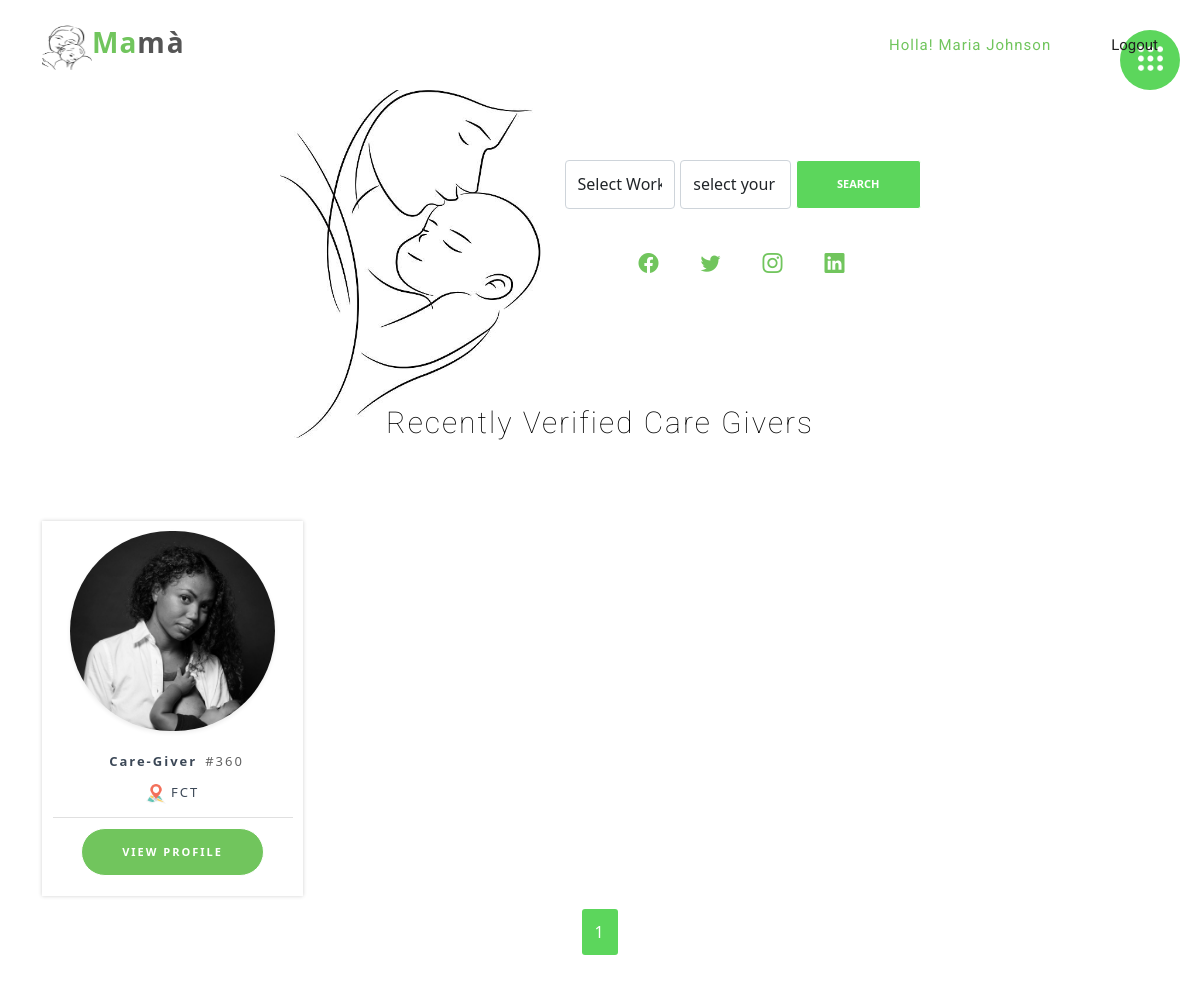
The page /home (signed in) on the database as committed earlier.
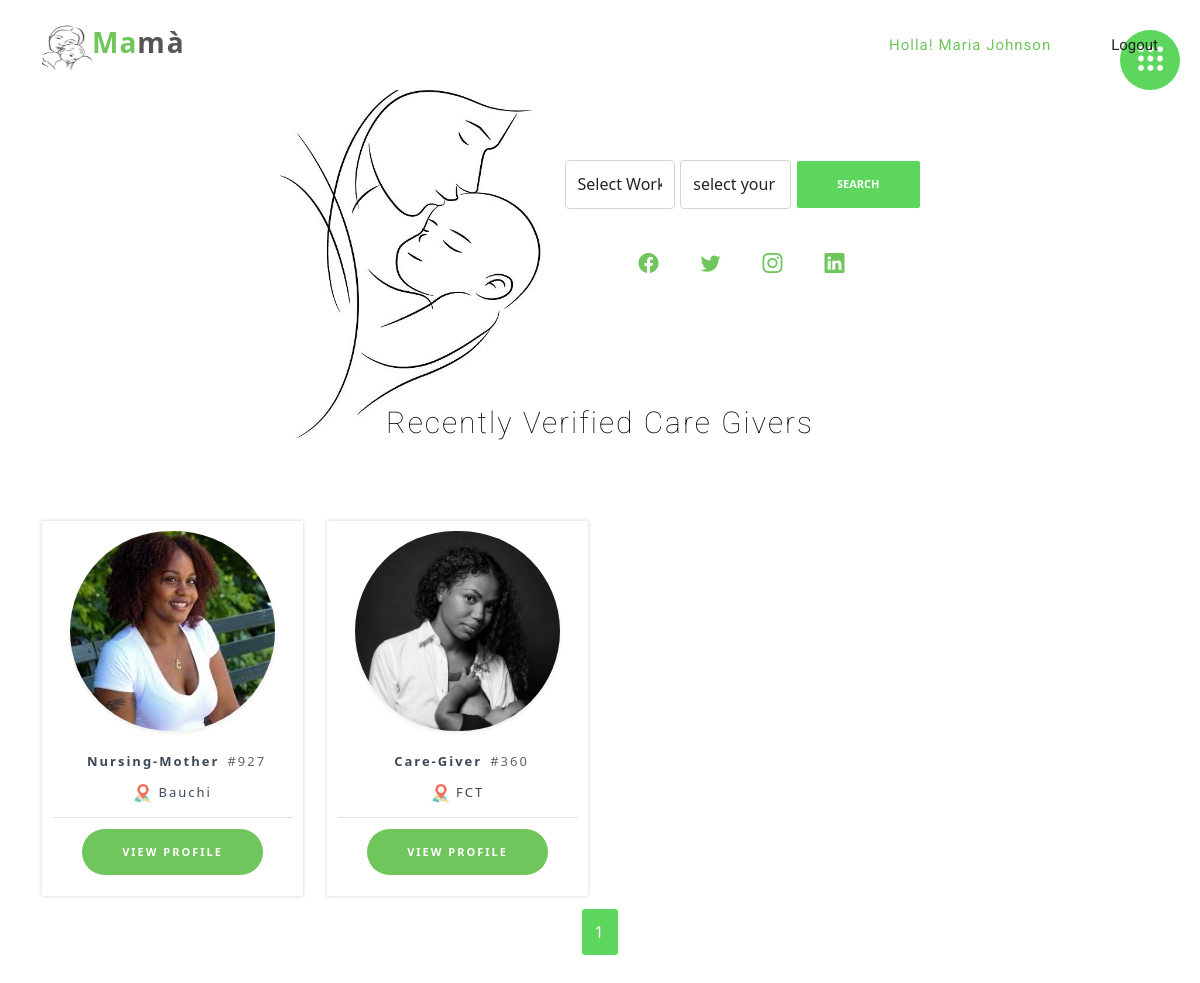
The same page on the database as committed later.
### nne/models.py (models this page shows, shortened)
class User(db.Model, UserMixin):
    id = db.Column(db.Integer, primary_key=True)
    name = db.Column(db.String(255), nullable=False)
    email = db.Column(db.String(255), unique=True, nullable=False)
    password = db.Column(db.String(255), nullable=False)
    phone = db.Column(db.String(255), unique=True, nullable=False)
    role = db.Column(db.String(255), nullable=False)
    gender = db.Column(db.String(255), nullable=False)
    terms = db.Column(db.String(255), nullable=False)
    created_at = db.Column(db.DateTime(), default=datetime.utcnow)
    date_of_birth =db.Column(db.String(255), nullable=True)
    state_of_origin = db.Column(db.String(255), nullable=True)
    address = db.Column(db.String(255), nullable=True)
    image = db.Column(db.String(255), nullable=True, default='default.jpg')
    id_card = db.Column(db.String(255), nullable=True)
    pro_status = db.Column(db.String(255), nullable=True, default= 0)
    active = db.Column(db.Boolean())
    confirmed_at = db.Column(db.DateTime())

class Workers(db.Model, UserMixin):
    id = db.Column(db.Integer, primary_key=True)
    worker_id = db.Column(db.String(255), nullable=False)
    name = db.Column(db.String(255), nullable=False)
    email = db.Column(db.String(255), unique=True, nullable=False)
    phone = db.Column(db.String(255), unique=True, nullable=False)
    role = db.Column(db.String(255), nullable=False)
    gender = db.Column(db.String(255), nullable=False)
    terms = db.Column(db.String(255), nullable=True)
    date_of_birth =db.Column(db.String(255), nullable=True)
    state_of_origin = db.Column(db.String(255), nullable=True)
    address = db.Column(db.String(255), nullable=True)
    about = db.Column(db.String(255), nullable=True)
    id_card = db.Column(db.String(255), nullable=True)
    marrital_status = db.Column(db.String(255), nullable=True)
    children = db.Column(db.String(255), nullable=True)
    education = db.Column(db.String(255), nullable=True)
    religion = db.Column(db.String(255), nullable=True)
    languages = db.Column(db.String(255), nullable=True)
    location = db.Column(db.String(255), nullable=True)
    hobbies = db.Column(db.String(255), nullable=True)
    number_of_jobs = db.Column(db.String(255), nullable=True)
    stars = db.Column(db.String(255), nullable=True)
    image = db.Column(db.String(255), nullable=True, default='default.jpg')
    completed_at = db.Column(db.DateTime(), default=datetime.utcnow)
    status = db.Column(db.String(255), nullable=True, default= 0)
    active = db.Column(db.Boolean())
    confirmed_at = db.Column(db.DateTime())

### nne/routes.py (the view)
@app.route('/home', methods=['GET', 'POST'])
@login_required
def home():
  form = SearchForm()
  if form.validate_on_submit():
    page = request.args.get('page', 1, type=int)
    givers= Workers.query.filter_by(role= form.role.data, location= form.location.data).order_by(Workers.completed_at.desc()).paginate(page = page,  per_page=3)
    if givers:
      return render_template('/home.html', title='Search', givers = givers, form=form)
    else:
      return 'No recent found'
  else:
    page = request.args.get('page', 1, type=int)
    workers = Workers.query.order_by(Workers.completed_at.desc()).paginate(page = page,  per_page=3)
    return render_template('/home.html', title='home', workers = workers, form=form)

### nne/models.py (called while the page is built)
@login_manager.user_loader
def load_user(user_id):
  return User.query.filter_by(id=user_id).first()

### nne/templates/home.html (shortened to what this page needs)
{% extends 'layout/home_nav.html'%}
    {% block content %}
       <section id="about-us" class="about-us padd-section">
      <div class="container" data-aos="fade-up">
        <div class="row justify-content-center" >
          <div class="col-md-5 col-lg-3"  >
            <img src="/static/assets/img/new/kiss.jfif" alt="About" data-aos="zoom-in" data-aos-delay="100">
          </div>
                <div class=" col-sm-8 col-md-6 col-lg-4 mt-9" style="margin-top:10vh">
                  <form class="d-flex" method="POST" action="{{url_for('home')}}">
                              {% if form.role.errors %}
                              {{ form.role(class="form-control is-invalid") }}
                                <ul class="errors">
                                  {% for error in form.role.errors %}
                                    <li>{{ error }}</li>
                                  {% endfor %}
                                </ul>
                                {% else %}
                                 {{ form.role(class="form-control", style="margin-right:5px") }}
                      {% endif %}
                              {% if form.location.errors %}
                              {{ form.location(class="form-control is-invalid") }}
                                <ul class="errors">
                                  {% for error in form.location.errors %}
                                    <li>{{ error }}</li>
                                  {% endfor %}
                                </ul>
                                {% else %}
                                 {{ form.location(class="form-control", style="margin-right:5px") }}
                      {% endif %}
                   {{ form.submit( class="btn btn-default", style="background-color:#5cd65c; border-radius:3px; align-self: center; align-items: center;") }}
                  </form>
                    <ul class="list-unstyled" style="display: flex; justify-content:center;margin-top:20px;margin-bottom: 20px">
                      <li style=" margin:20px;font-size:  20px "><a href="#"><i class="bi bi-facebook"></i></a></li>
                      <li style=" margin:20px;font-size:  20px "><a href="#"><i class="bi bi-twitter"></i></a></li>
                      <li style=" margin:20px;font-size:  20px "><a href="#"><i class="bi bi-instagram"></i></a></li>
                      <li style=" margin:20px;font-size:  20px "><a href="#"><i class="bi bi-linkedin"></i></a></li>
                    </ul>
                </div>
        </div>
          </div>
    </section>
    <section id="pricing" class="padd-section text-center" style="margin-top: -18vh">
    {% if givers %}
  <div class="container" data-aos="fade-up" style="margin-top: -30px">
        <div class="section-title text-center" style="margin-top: -80px">
          <h2 style="font-size: 30px">Search Result</h2>
        </div>
        <div class="row" data-aos="fade-up" data-aos-delay="100" >
         {% if givers.query.count() > 0 %}
                {% for giver in givers.items %}
        <div class="col-md-6 col-lg-3" >
            <div class="block-pricing">
              <div class="table" style="padding: 0px; padding-top: 10px;">
             <img src="{{url_for('static', filename='user_uploads/' + giver.image)}}" class="border-1 shadow-sm" style="width:205px; height:200px;margin:0px;border-radius: 100px; object-fit: cover;object-position: 100% 0%;" alt="About" >
                <ul class="list-unstyled">
                  <li><b>{{giver.role}}</b>#{{giver.worker_id}}
                  <h6> {% for n in range(giver.stars|int) %}
                          <span class="review-star {% if n <= 3 %} review-star-active{% endif %}", style="color:#5cd65c;">★</span>
                        {% endfor %}</h6>
                        </li>
                  </ul>
                <div class="table_btn">
                  <a href="{{url_for('detail', care_id = giver.id)}}" class="btn" style="margin-bottom: 20px"></i> View Profile</a>
                </div>
              </div>
            </div>
          </div >
                {% endfor %}
        </div>
        <br>
   {% for page_num in givers.iter_pages(left_edge=1, right_edge=1, left_current=1, right_current=2) %}
                      {% if page_num %}
                           {% if givers.page == page_num %}
                            <a style="background-color: #5cd65c; color:#ffffff; padding: 12px; border-radius:3px; margin-top:0px" href="{{url_for('home', page= page_num )}}">{{page_num}}</a>
                            {% else %}
                            <a style="border:1px solid #5cd65c; padding: 12px; border-radius:3px; margin-top:0px" href="{{url_for('home', page= page_num )}}">{{page_num}}</a>
                            {% endif %}
                          {% else %}
                        ...
                      {% endif %}
                  {% endfor %}
               {% else %}
                     <center><img src="/static/assets_two/images/new/loupe.png" style="object-fit:contain"  alt="no result">
                     <div class="col-md-6 col-lg-3", style="padding: 10px; ">
                 <h4 style="font-size: 14px; text-transform: initial;color:#5cd65c;font-weight: 300">Sorry there seem to be no available caregiver in this location. Kindly try the next closest location</h4></div>
                     </center>
                    {% endif %}
      </div>
        {% else %}
      <div class="container" data-aos="fade-up">
        <div class="section-title text-center">
          <h2 style="font-size: 30px">Recently Verified Care givers</h2>
        </div>
        <div class="row" data-aos="fade-up" data-aos-delay="100">
                {% for worker in workers.items %}
        <div class="col-md-6 col-lg-3">
            <div class="block-pricing">
              <div class="table" style="padding: 0px; padding-top: 10px">
             <img src="{{url_for('static', filename='user_uploads/' + worker.image)}}" class="border-1 shadow-sm" style="width:205px; height:200px;margin:0px;border-radius: 100px; object-fit: cover;object-position: 100% 0%;" alt="About" >
                <ul class="list-unstyled" >
                  <li style="padding:5px"><b>{{worker.role}}</b>#{{worker.worker_id}}
                    <h6 style="font-size:10px"><img src="/static/assets/img/new/locc.png" style="width: 20px; height:20px"><b style="font-size: 13px; font-weight: 400; "> {{worker.location}}</b> </h6>
                  </li>
                </ul>
                <div class="table_btn">
                  <a href="{{url_for('detail', care_id = worker.id)}}" class="btn" style="margin-bottom: 20px"></i> View Profile</a>
                </div>
              </div>
            </div>
          </div >
                {% endfor %}
        </div>
         <br>
        {% for page_num in workers.iter_pages(left_edge=1, right_edge=1, left_current=1, right_current=2) %}
                      {% if page_num %}
                           {% if workers.page == page_num %}
                            <a style="background-color: #5cd65c; color:#ffffff; padding: 12px; border-radius:3px; margin-top:0px" href="{{url_for('home', page= page_num )}}">{{page_num}}</a>
                            {% else %}
                            <a style="border:1px solid #5cd65c; padding: 12px; border-radius:3px; margin-top:0px" href="{{url_for('home', page= page_num )}}">{{page_num}}</a>
                            {% endif %}
                          {% else %}
                        ...
                      {% endif %}
                  {% endfor %}
      </div>
      {% endif %}
    </section>
    {% endblock %}

### nne/templates/layout/home_nav.html (shortened to what this page needs)
<!DOCTYPE html>
<html lang="en">
<head>
  <link href="{{url_for('static',  filename='/assets/vendor/aos/aos.css')}}" rel="stylesheet">
  <link href="{{url_for('static',  filename='/assets/vendor/bootstrap/css/bootstrap.min.css')}}" rel="stylesheet">
  <link href="{{url_for('static',  filename='/assets/vendor/bootstrap-icons/bootstrap-icons.css')}}" rel="stylesheet">
  <link href="{{url_for('static',  filename='/assets/vendor/glightbox/css/glightbox.min.css')}}" rel="stylesheet">
  <link href="{{url_for('static',  filename='/assets/vendor/swiper/swiper-bundle.min.css')}}" rel="stylesheet">
  <link href="{{url_for ( 'static', filename ='/assets/css/style.css')}}" rel="stylesheet">
</head>
<body>
  <header id="header" class="header fixed-top d-flex align-items-center">
    <div class="container d-flex align-items-center justify-content-between">
      <div id="logo">
        <h1><a href="/"><span> <img src="/static/assets/img/new/ok.jfif" style="width:50px;height:50px" >Ma</span>mà</a>  </h1>
      </div>
 {%  if current_user.role == 'User' %}
  <div style="position: absolute;right:20px; top:30px;border-radius: 100%; text-align: center;justify-content: center;padding: 15px; width:60px; height: 60px; background-color:#5cd65c;align-items: right; color:white"><a  href="{{ url_for('recent') }}"><img src="/static/assets/img/new/dots-menu.png" style="width:25px;height:25px" ></a></div>
    {% else %}
   <div style="position: absolute;right:20px; top:30px;border-radius: 100%; text-align: center;justify-content: center;padding: 15px; width:60px; height: 60px; background-color:#5cd65c;align-items: right; color:white"><a href="{{ url_for('acco') }}"><img src="/static/assets/img/new/dots-menu.png" style="width:25px;height:25px" ></a></div>
       {% endif %}
      <nav id="navbar" class="navbar">
        <ul>
          <li><a class="nav-link scrollto" ></a></li>
          <li><a class="nav-link scrollto" ></a></li>
          <li ><a class="nav-link scrollto active "><span> Holla! {{current_user.name}}</span> </i></a>
             <li><a class="nav-link scrollto"></a></li>
          </li>
          <li><a class="nav-link scrollto" href="{{ url_for('logout') }}">logout</a></li>
        </ul>
      </nav>
  </header>
  {% block content%}
  {%endblock%}
</body>
</html>

### nne/static/assets/css/style.css (style rules this page uses)
body { background-color: #fff; color: #333; }
h1, h2, h3, h4, h5, h6 { margin: 0; }
h2 { color: #000; font-weight: 600; }
a { letter-spacing: 2px; text-decoration: none; color: #71c55d; }
ul { letter-spacing: 1px; }
li { color: #626262; font-size: 13px; font-weight: 400; letter-spacing: 2px; line-height: 30px; text-transform: capitalize; }
span { letter-spacing: 1px; }
.btn { border: 1px solid #fff; border-radius: 50px; color: #fff; font-size: 11px; font-weight: 600; padding: 15px 40px; text-transform: uppercase; transition: all 0.5s ease-in-out 0s; }
#header { background: #fff; z-index: 997; transition: all 0.5s ease; padding: 20px 0; }
#header #logo h1 { color: #505050; font-size: 28px; font-weight: 600; letter-spacing: 1px; margin: 0; }
#header #logo h1 a { color: #555; display: inline-block; text-decoration: none; }
#header #logo h1 a span { color: #71c55d; }
#header #logo img { padding: 0; margin: 0; }
.navbar { padding: 0; }
.navbar ul { margin: 0; padding: 0; display: flex; list-style: none; align-items: center; }
.navbar li { position: relative; }
.navbar a, .navbar a:focus { display: flex; align-items: center; justify-content: space-between; padding: 10px 0 10px 30px; font-family: "Roboto", sans-serif; font-size: 15px; color: #222; white-space: nowrap; transition: 0.3s; letter-spacing: 0; }
.navbar a:hover, .navbar .active, .navbar .active:focus, .navbar li:hover > a { color: #71c55d; }
section { overflow: hidden; }
.padd-section { padding-bottom: 80px; padding-top: 80px; }
.section-title { margin-bottom: 80px; }
.section-title h2 { font-family: "Roboto", sans-serif; font-size: 45px; font-weight: 100; letter-spacing: 2px; margin-bottom: 20px; text-transform: capitalize; }
#about-us img { max-width: 100%; }
#pricing .block-pricing { background: #fff; box-shadow: 0 0 0 0 rgba(0, 0, 0, 0.2), 0 0 4px 0 rgba(0, 0, 0, 0.19); display: inline-block; position: relative; width: 100%; text-align: center; }
#pricing .block-pricing .table { margin-bottom: 0; padding: 30px 15px; max-width: 100%; width: 100%; }
#pricing .block-pricing ul { list-style: outside none none; margin: 10px auto; max-width: 240px; padding: 0; }
#pricing .block-pricing ul li { border-bottom: 1px solid rgba(153, 153, 153, 0.3); padding: 12px 0; text-align: center; }
#pricing .block-pricing ul li b { color: #3c4857; }
#pricing .block-pricing .table .table_btn a { background: #71c55d; color: #fff; margin: 0; display: inline-block; }

Rows that differ between the two databases and show on the page:
added Workers: image (picture), role "Nursing-Mother", worker_id "927", location "Bauchi"
